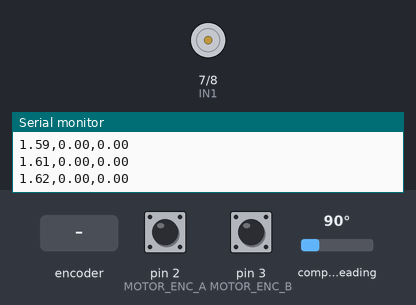
Recording of a sketch running on a simulated Arduino Uno, built with avr-gcc and run on an emulated ATmega328P. Shown: motor-driver pin pairs drawn as motors (green arrow = first pin HIGH = forward, orange = second pin HIGH = backward, longer = more drive, scaled by the enable pin), the last lines printed to the serial monitor. Wiring (inferred from the names in the program): AS5600 angle sensor at I2C address 0x36. The inputs (shaded band) are chosen by the test bench; at power-on: compass heading 90°, pin 2 (MOTOR_ENC_A) HIGH, pin 3 (MOTOR_ENC_B) HIGH.

Above: at 1.7 s.
1.8 s: rotary encoder on pin 2 (MOTOR_ENC_A) / pin 3 (MOTOR_ENC_B) turned 3 steps (first pin leading)
At 2.07 s:
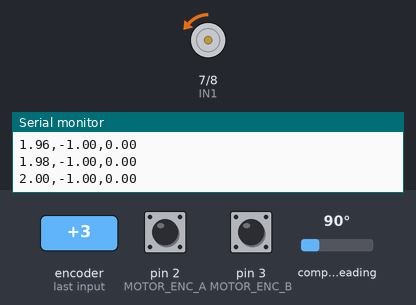
3.9 s: rotary encoder on pin 2 (MOTOR_ENC_A) / pin 3 (MOTOR_ENC_B) turned 2 steps (second pin leading)
At 5.1 s:
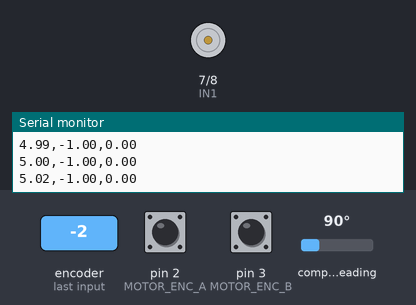
5.8 s: rotary encoder on pin 2 (MOTOR_ENC_A) / pin 3 (MOTOR_ENC_B) turned 2 steps (second pin leading)
At 6.0 s:
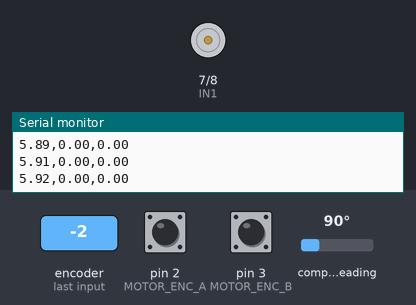
7.7 s: compass heading set to 7°
10.7 s: compass heading set to 90°
At 11.6 s:
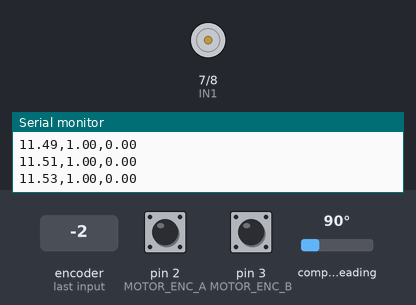
Timing chart, 0 to 13.2 s (numbered marks = the images above; inputs shaded):
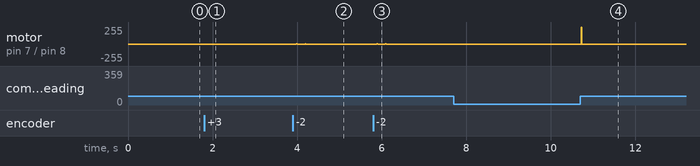

Measured:
- after the input at 1.8 s, motor on pin 7 (IN1) / pin 8 (IN2): alternates backward 1/255 for 0.02 s and stopped for 0.19 s, 6 changes in all, then stays stopped, starting after 0.06 s
- after the input at 3.9 s, motor on pin 7 (IN1) / pin 8 (IN2): alternates forward 1/255 for 0.02 s and stopped for 0.19 s, 4 changes in all, then stays stopped, starting after 0.08 s
- after the input at 5.8 s, motor on pin 7 (IN1) / pin 8 (IN2): alternates forward 1/255 for 0.02 s and stopped for 0.18 s, 4 changes in all, then stays stopped, starting after 0.09 s
- after the input at 10.7 s, motor on pin 7 (IN1) / pin 8 (IN2): stopped → forward 255/255 at once, → stopped 0.02 s later

The sketch:

LQR_Code_Arduino.ino
```cpp
// ============================================
// FURUTA PENDULUM - LQR Balancing Controller
// Motor encoder (alpha) + AS5600 (beta)
// Arduino Uno
// ============================================

#include <Wire.h>

// ----- Motor Driver Pins -----
#define IN1 7
#define IN2 8
#define ENA 9

// ----- Motor Encoder Pins (arm angle alpha) -----
#define MOTOR_ENC_A 2
#define MOTOR_ENC_B 3

// ----- AS5600 Magnetic Encoder (pendulum angle beta) -----
#define AS5600_ADDR 0x36
#define RAW_ANGLE_H 0x0C

// ----- LQR Gains (from MATLAB) -----
// u = -K*x  where x = [alpha, beta, alpha_dot, beta_dot]
float K1 = -1;    // alpha gain
float K2 = -33.2177;   // beta gain (most important)
float K3 = -1.4179;    // alpha_dot gain
float K4 = -6.8072;    // beta_dot gain

// ----- Variables -----
volatile long motorCount = 0;
int MOTOR_PPR = 360;

float alpha = 0, beta = 0;
float alpha_prev = 0, beta_prev = 0;
float alpha_dot = 0, beta_dot = 0;

float beta_offset = 0;  // calibration offset
unsigned long lastTime = 0;
float dt = 0.01;  // 10ms loop

// ----- AS5600 read function -----
float readBeta() {
  Wire.beginTransmission(AS5600_ADDR);
  Wire.write(RAW_ANGLE_H);
  Wire.endTransmission();
  Wire.requestFrom(AS5600_ADDR, 2);
  int highByte = Wire.read();
  int lowByte = Wire.read();
  int rawAngle = (highByte << 8) | lowByte;
  float angleDeg = (rawAngle / 4096.0) * 360.0;
  return angleDeg;
}

void setup() {
  Serial.begin(9600);
  Wire.begin();

  // Motor pins
  pinMode(IN1, OUTPUT);
  pinMode(IN2, OUTPUT);
  pinMode(ENA, OUTPUT);

  // Motor encoder
  pinMode(MOTOR_ENC_A, INPUT_PULLUP);
  pinMode(MOTOR_ENC_B, INPUT_PULLUP);
  attachInterrupt(digitalPinToInterrupt(MOTOR_ENC_A), readMotorEncoder, RISING);

  // Calibrate beta to upright = 0
  delay(500);
  beta_offset = readBeta();

  lastTime = millis();
}

void loop() {
  // Timing
  unsigned long now = millis();
  dt = (now - lastTime) / 1000.0;
  if (dt < 0.01) return;  // run at 100Hz
  lastTime = now;

  // ----- Read states -----
  alpha = (motorCount / (float)MOTOR_PPR) * 360.0; // degrees
  beta = readBeta() - beta_offset;                  // degrees from upright

  // Convert to radians for control
  float alpha_rad = alpha * PI / 180.0;
  float beta_rad = beta * PI / 180.0;

  // ----- Compute velocities -----
  alpha_dot = (alpha_rad - alpha_prev) / dt;
  beta_dot = (beta_rad - beta_prev) / dt;
  alpha_prev = alpha_rad;
  beta_prev = beta_rad;

  // ----- LQR Control Law: u = -Kx -----
  float u = -(K1*alpha_rad + K2*beta_rad + K3*alpha_dot + K4*beta_dot);

  // ----- Apply control to motor -----
  applyMotor(u);

  // ----- Send data to Serial -----
  Serial.print(now/1000.0);
  Serial.print(",");
  Serial.print(alpha);
  Serial.print(",");
  Serial.println(beta);
}

void applyMotor(float u) {
  // Convert control signal to PWM
  int pwm = (int)abs(u);
  if (pwm > 255) pwm = 255;  // saturate

  // Safety: if pendulum fell too far, stop motor
  if (abs(beta) > 45) {
    analogWrite(ENA, 0);
    return;
  }

  // Set direction based on sign of u
  if (u > 0) {
    digitalWrite(IN1, HIGH);
    digitalWrite(IN2, LOW);
  } else {
    digitalWrite(IN1, LOW);
    digitalWrite(IN2, HIGH);
  }
  analogWrite(ENA, pwm);
}

void readMotorEncoder() {
  if (digitalRead(MOTOR_ENC_B) == HIGH) {
    motorCount++;
  } else {
    motorCount--;
  }
}
```
